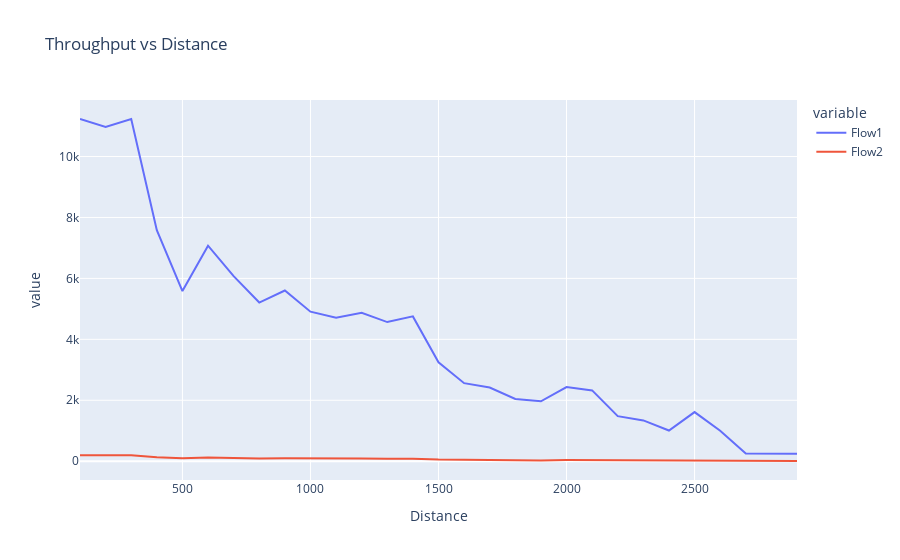

Notebook code cell kept with this figure:
### Markdown cell above
---
### 1 AP, 1 RELAY, 1 STA, positioned in a line
---
- AP and the STA have full TCP/IP stacks
- STA generates one TCP flow towards the AP
    - The flow should be sent via the RELAY node
- Carry out simulations for different distances d, considering
    - `DistanceAP-STA= d |    DistanceAP-RELAY = DistanceRELAY-STA = d/2`
- For each distance measure the average throughput obtained by the flow
    - Throughput (in bit/s) measured at the AP
- Represent results as a function of distance
- Compare the results with the results obtained in the First Study
- In which situations should a relay node be used? Why?
---
- You may start at 100m. Lower distances result in the same effective TCP throughput.
- The maximum `distance` between the sender and the sink is expected to be around 2900m. At 3000m there is no connectivity.
- You may collect results with steps of 100m between 100m and 3200m. Decrease the step size if more resolution is needed for the resulting plot($s$).
- Compare the results with the ones obtained in the first study. Place them side by side in the same plot and elaborate some conclusions.

The default settings are:
> `duration=10` ($s$)
>
> `distance=100` ($m$)

You may change the parameters directly in the code and run the scenario without any argument:

`./waf --run "scratch/fourth_study`

or feed the `distance` ($m$) between sender and sink nodes (relay is placed at `distance/2`) and the duraton of the flow ($s$) you want to simulate via command line arguments:

`./waf --run "scratch/fourth_study --distance=100 --duration=60"`

### Code cell
import subprocess
import re
import pandas as pd
import numpy as np
import plotly.express as px
# Defining variables to use for the study
default = True


print('--- Fourth Study ---\n')

if(default): # 
    start = 100
    stop = 3000
    step = 100
    duration = 1
else:
    start = input('Limite Min?')
    stop = input('Limite Max?')
    step = input('Passo?')
    duration = input('Duracao?')

distance = start 

cmd = f'./waf --run "scratch/fourth_study --distance={distance} --duration={duration}"'
regex = r"       Throughput: (\d+\.\d+) Kbps"
rx = re.compile(regex)
df = pd.DataFrame(columns=['Flow1','Flow2','Distance'],dtype= np.float64)
for distance in range(start,stop,step):
    i = int (distance - start)/step 
    print(f'#{i} Distance is {distance}m, duration {duration}, running command:\n    ./waf --run "scratch/fourth_study --distance={distance} --duration={duration}"' )
    process = subprocess.run([f'./waf --run "scratch/fourth_study --distance={distance} --duration={duration}"'], shell=True, check=True, stdout=subprocess.PIPE, universal_newlines=True)
    output = rx.findall(process.stdout)
    df.loc[i] = output+[distance]
    print(f'Throughput Results:\n    Flow 1 -> {output[0]} Kbps\n    Flow 2 -> {output[1]} Kbps\n\n')

fig = px.line(df, x="Distance", y=["Flow1","Flow2"], title='Throughput vs Distance')
fig.update_yaxes(type='linear')
fig.show()

### Figure 1 — Plotly figure (JSON) as saved in the notebook; plotly's stock layout.template omitted (floating-point values rounded to 4 significant figures)
{"data": [{"hovertemplate": "variable=Flow1<br>Distance=%{x}<br>value=%{y}<extra></extra>", "legendgroup": "Flow1", "line": {"color": "#636efa", "dash": "solid"}, "marker": {"symbol": "circle"}, "mode": "lines", "name": "Flow1", "orientation": "h", "showlegend": true, "type": "scatter", "x": [100, 200, 300, 400, 500, 600, 700, 800, 900, 1000, 1100, 1200, 1300, 1400, 1500, 1600, 1700, 1800, 1900, 2000, 2100, 2200, 2300, 2400, 2500, 2600, 2700, 2800, 2900], "xaxis": "x", "y": ["11228.8", "10972.4", "11231.2", "7581.37", "5583.67", "7074.5", "6072.15", "5206.81", "5602.2", "4908.25", "4707.85", "4869.75", "4566.73", "4753.26", "3246.48", "2561.41", "2416.74", "2044.78", "1967.47", "2435.03", "2323.94", "1477.78", "1338.7", "1007.55", "1612.79", "1002.6", "257.243", "254.067", "247.059"], "yaxis": "y"}, {"hovertemplate": "variable=Flow2<br>Distance=%{x}<br>value=%{y}<extra></extra>", "legendgroup": "Flow2", "line": {"color": "#EF553B", "dash": "solid"}, "marker": {"symbol": "circle"}, "mode": "lines", "name": "Flow2", "orientation": "h", "showlegend": true, "type": "scatter", "x": [100, 200, 300, 400, 500, 600, 700, 800, 900, 1000, 1100, 1200, 1300, 1400, 1500, 1600, 1700, 1800, 1900, 2000, 2100, 2200, 2300, 2400, 2500, 2600, 2700, 2800, 2900], "xaxis": "x", "y": ["197.522", "193.063", "197.585", "133.725", "98.8276", "124.909", "107.228", "91.8209", "99.1149", "86.8096", "83.5459", "86.3059", "80.9936", "84.3049", "55.132", "44.4647", "40.2806", "27.0361", "24.6587", "38.3885", "36.2893", "20.2507", "20.1479", "25.5224", "21.9325", "23.444", "7.46867", "7.20101", "8.80365"], "yaxis": "y"}], "layout": {"legend": {"title": {"text": "variable"}, "tracegroupgap": 0}, "title": {"text": "Throughput vs Distance"}, "xaxis": {"anchor": "y", "domain": [0, 1], "title": {"text": "Distance"}}, "yaxis": {"anchor": "x", "domain": [0, 1], "title": {"text": "value"}, "type": "linear"}}}
